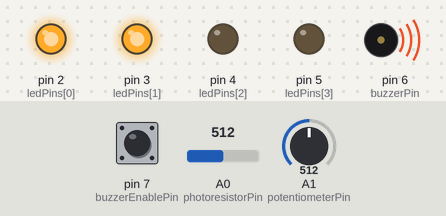
Recording of a sketch running on a simulated Arduino Uno, built with avr-gcc and run on an emulated ATmega328P. Shown: output pins drawn as LEDs (lit = HIGH), buzzer (waves = sounding). The test bench sets the inputs (shaded band); at power-on: pin 7 (buzzerEnablePin) HIGH, A0 (photoresistorPin) = 512, A1 (potentiometerPin) = 512.

Above: at 1.2 s.
1.3 s: pin 7 (buzzerEnablePin) pulled LOW for 1 s
At 3.5 s:
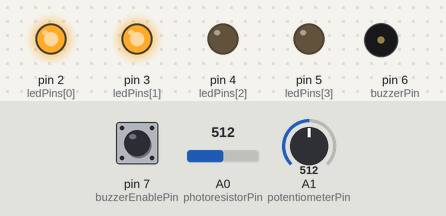
3.8 s: A0 (photoresistorPin) set to 689
5.3 s: A0 (photoresistorPin) set to 712
At 6.0 s:
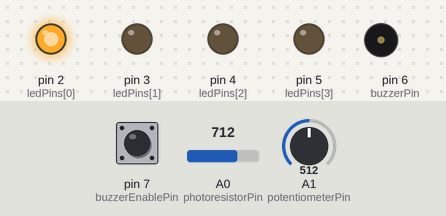
6.8 s: pin 7 (buzzerEnablePin) pulled LOW for 0.15 s
At 7.3 s:
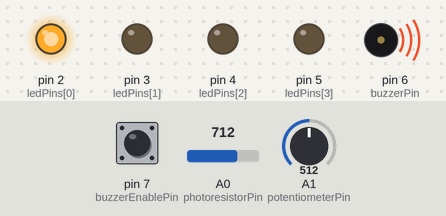
8.5 s: A0 (photoresistorPin) set to 886
10.0 s: A0 (photoresistorPin) set to 914
At 10.8 s:
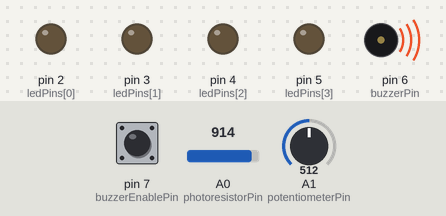
Timing chart, 0 to 12.5 s (numbered marks = the images above; inputs shaded):
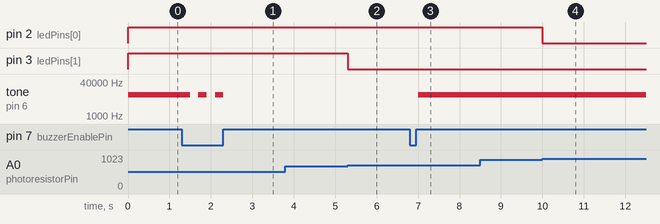

Measured:
- the behaviour switches between 699 and 700 on A0 (photoresistorPin) (found by bisection; images 1 and 2)
- the behaviour switches between 899 and 900 on A0 (photoresistorPin) (found by bisection; images 3 and 4)
- after the input at 1.3 s, tone on pin 6 (buzzerPin): alternates 10025 Hz for 0.20 s and silent for 0.20 s, 5 changes in all, then stays silent, starting after 0.20 s
- after the input at 3.8 s, every drawn part: stays the same
- after the input at 5.3 s, pin 3 (ledPins[1]): HIGH → LOW at once
- after the input at 6.8 s, tone on pin 6 (buzzerPin): silent → 10025 Hz after 0.20 s
- after the input at 8.5 s, every drawn part: stays the same
- after the input at 10.0 s, pin 2 (ledPins[0]): HIGH → LOW at once

The sketch:

ddesle3lab5.ino
```cpp
// Dishant Desle, 652956059 and ddesle3
// Lab 5 - Multiple Inputs and Outputs.
// Description - This lab gives you practical experience using an Arduino to control
//              numerous input and output devices, so you can learn how to manage
//              multiple components at once.
// Assumption - A photoresistor is connected to analog pin A0.
//              A potentiometer is connected to analog pin A1.
//              A passive buzzer is connected to digital pin 6.
//              Optional button for buzzer control is connected to digital pin 7.
// References - https://www.arduino.cc/reference/en/language/functions/analog-io/analogwrite/
//              https://www.arduino.cc/reference/en/language/functions/analog-io/analogread/
//              https://www.arduino.cc/reference/en/language/functions/math/map/
// Date - 10/10/2023
// Time - 10:30am
// TA - Sanjana


// Pin definitions
const int photoresistorPin = A0;                   // Analog input pin for the photoresistor
const int ledPins[] = {2, 3, 4, 5};                // Array holding the pin numbers for the LEDs
const int potentiometerPin = A1;                   // Analog input pin for the potentiometer
const int buzzerPin = 6;                           // Digital output pin for the buzzer
const int buzzerEnablePin = 7;                     // Digital input pin for the buzzer toggle button

// Light thresholds for LED control
int darkThreshold = 100;                           // Threshold for darkness detected by the photoresistor (adjustable)
int brightThreshold = 900;                         // Threshold for bright light (e.g., flashlight, adjustable)

// Buzzer frequency range
int buzzerMinFrequency = 31;                       // Minimum frequency the buzzer can produce (due to hardware limitation)
int buzzerMaxFrequency = 20000;                    // Maximum frequency within human hearing range

bool buzzerEnabled = true;                         // Flag to control whether the buzzer is enabled or not

void setup() {
  // Set up LED pins as outputs
  for (int i = 0; i < 4; i++) {
    pinMode(ledPins[i], OUTPUT);
  }

  // Set up buzzer pin as output
  pinMode(buzzerPin, OUTPUT);

  // Set up the buzzer control button pin as input with internal pull-up resistor
  pinMode(buzzerEnablePin, INPUT_PULLUP);

  // Initialize serial communication for debugging (optional)
  Serial.begin(9600);
}

void loop() {
  // Part 1: Control LEDs based on light level
  int lightValue = analogRead(photoresistorPin);   // Read the light level

  // Control LEDs based on the light value
  if (lightValue <= darkThreshold) {
    // It's dark: turn on all LEDs
    for (int i = 0; i < 4; i++) {
      digitalWrite(ledPins[i], HIGH);
    }
  } else if (lightValue >= brightThreshold) {
    // It's very bright: turn off all LEDs
    for (int i = 0; i < 4; i++) {
      digitalWrite(ledPins[i], LOW);
    }
  } else {
    // For intermediate light levels: turn on a proportional number of LEDs
    int numLEDs = map(lightValue, darkThreshold, brightThreshold, 4, 0);
    for (int i = 0; i < 4; i++) {
      digitalWrite(ledPins[i], i < numLEDs ? HIGH : LOW);
    }
  }

  // Part 2: Control buzzer tone based on potentiometer value
  int potValue = analogRead(potentiometerPin);     // Read the potentiometer position
  int buzzerFrequency = map(potValue, 0, 1023, buzzerMinFrequency, buzzerMaxFrequency); // Map the potentiometer value to a valid buzzer frequency

  // Part 3: Toggle buzzer on/off using the button
  bool buttonPressed = digitalRead(buzzerEnablePin) == LOW; // Read the button state (active low due to INPUT_PULLUP)

  // If the button is pressed, toggle the buzzer on/off
  if (buttonPressed) {
    buzzerEnabled = !buzzerEnabled;                // Toggle the buzzer's enabled state
    delay(200);                                    // Debounce delay to avoid reading multiple presses
  }

  // Produce a tone if the buzzer is enabled; otherwise, ensure it's off
  if (buzzerEnabled) {
    tone(buzzerPin, buzzerFrequency);              // Play the tone with the calculated frequency
  } else {
    noTone(buzzerPin);                             // Stop playing any tone
  }
}
```
